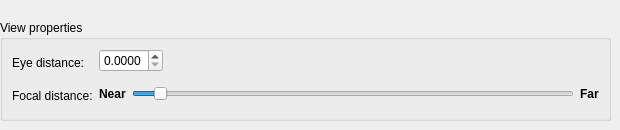
            <widget class="QWidget" name="page">
             <widget class="QGroupBox" name="groupBox_7">
              <property name="geometry">
               <rect>
                <x>0</x>
                <y>20</y>
                <width>611</width>
                <height>101</height>
               </rect>
              </property>
              <property name="title">
               <string>View properties</string>
              </property>
              <layout class="QHBoxLayout" name="horizontalLayout_15">
               <item>
                <layout class="QVBoxLayout" name="verticalLayout_18">
                 <item>
                  <widget class="QLabel" name="label_11">
                   <property name="text">
                    <string>Eye distance:</string>
                   </property>
                  </widget>
                 </item>
                 <item>
                  <widget class="QLabel" name="label_12">
                   <property name="text">
                    <string>Focal distance:</string>
                   </property>
                  </widget>
                 </item>
                </layout>
               </item>
               <item>
                <layout class="QVBoxLayout" name="verticalLayout_20">
                 <item>
                  <layout class="QHBoxLayout" name="horizontalLayout_14">
                   <item>
                    <widget class="QDoubleSpinBox" name="eyeDistance">
                     <property name="decimals">
                      <number>4</number>
                     </property>
                     <property name="maximum">
                      <double>1.000000000000000</double>
                     </property>
                     <property name="singleStep">
                      <double>0.010000000000000</double>
                     </property>
                    </widget>
                   </item>
                   <item>
                    <spacer name="horizontalSpacer_8">
                     <property name="orientation">
                      <enum>Qt::Horizontal</enum>
                     </property>
                     <property name="sizeHint" stdset="0">
                      <size>
                       <width>40</width>
                       <height>20</height>
                      </size>
                     </property>
                    </spacer>
                   </item>
                  </layout>
                 </item>
                 <item>
                  <layout class="QHBoxLayout" name="horizontalLayout_16">
                   <item>
                    <widget class="QLabel" name="label_13">
                     <property name="font">
                      <font>
                       <weight>75</weight>
                       <bold>true</bold>
                      </font>
                     </property>
                     <property name="text">
                      <string>Near</string>
                     </property>
                    </widget>
                   </item>
                   <item>
                    <widget class="QSlider" name="focalDistance">
                     <property name="maximum">
                      <number>1000</number>
                     </property>
                     <property name="singleStep">
                      <number>10</number>
                     </property>
                     <property name="pageStep">
                      <number>100</number>
                     </property>
                     <property name="value">
                      <number>50</number>
                     </property>
                     <property name="orientation">
                      <enum>Qt::Horizontal</enum>
                     </property>
                    </widget>
                   </item>
                   <item>
                    <widget class="QLabel" name="label_14">
                     <property name="font">
                      <font>
                       <weight>75</weight>
                       <bold>true</bold>
                      </font>
                     </property>
                     <property name="text">
                      <string>Far</string>
                     </property>
                    </widget>
                   </item>
                  </layout>
                 </item>
                </layout>
               </item>
              </layout>
             </widget>
            </widget>
